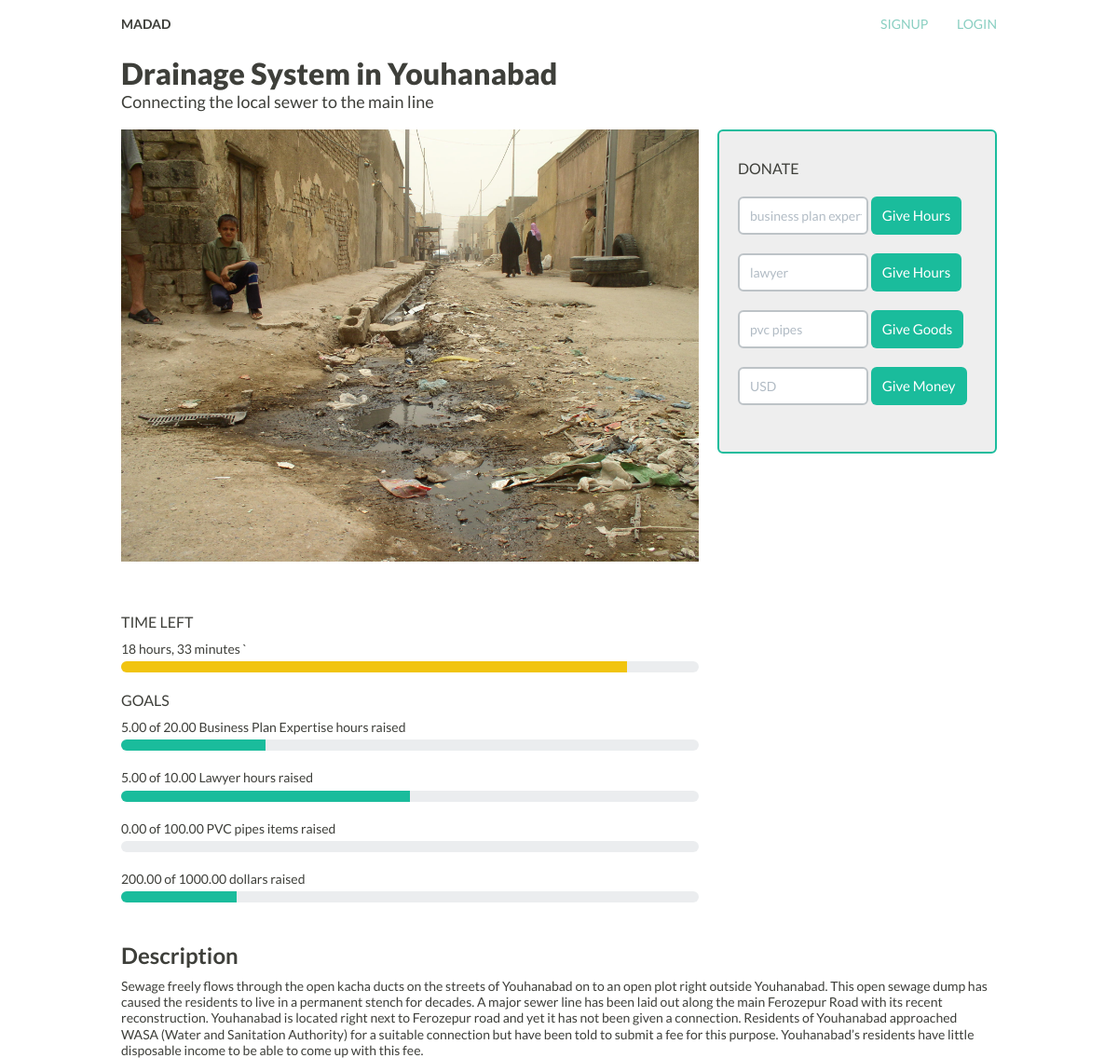
The page /campaign/viewcampaign/dff2d187-c44f-43d6-afac-f4398426e942 on the database its author committed.
### campaign/models.py (models this page shows)
class Campaign(BaseModel):
  name = models.TextField()
  tagline = models.TextField(null=True, blank=True)
  description = models.TextField()
  image = models.ImageField(upload_to='campaign/')
  needs = models.ManyToManyField(Donation, through='Need',
                                 related_name='needed_for')
  start_date = models.DateField()
  end_date = models.DateField()
  user = models.ForeignKey('social.User', related_name='campaigns')

class Need(BaseModel):
  name = models.TextField(null=True, blank=True)
  donation = models.ForeignKey(Donation)
  campaign = models.ForeignKey(Campaign)
  @property
  def remaining(self):
    remaining = self.donation.amount
    for donation in self.campaign.donations.filter(user__isnull=False):
      ignore = False
      for x in ['money', 'hours', 'goods']:
        if not hasattr(self.donation, x + 'donation'):
          continue
        if not hasattr(donation, x + 'donation'):
          ignore = True
      if ignore:
        continue
      remaining -= donation.amount
    return remaining
  @property
  def fulfilled(self):
    return self.donation.amount - self.remaining
  @property
  def fulfilled_percent(self):
    return (self.fulfilled * 100) / self.donation.amount

### payments/models.py (models this page shows, shortened)
class Donation(BaseModel):
  amount = models.DecimalField(max_digits=10, decimal_places=2)
  user = models.ForeignKey('social.User', related_name='donations',
                           null=True, blank=True)
  campaign = models.ForeignKey('campaign.Campaign', related_name='donations')

### campaign/views.py (the view)
# urls.py: url(r'viewcampaign/(?P<campaign_id>[a-zA-Z0-9_\+-]+)$', 'campaign'),
def campaign(request, campaign_id):
  campaign = Campaign.objects.get(hash_id=campaign_id)
  needs = Need.objects.filter(campaign=campaign).all()
  needs_status = {}
  for need in Need.objects.filter(campaign=campaign).all():
    target = need.donation.amount
    needs_status[need] = (need.fulfilled, target , need.fulfilled*100/target)
  time_percentage_elapsed = ((datetime.date.today() - campaign.start_date).total_seconds() * 100)/(campaign.end_date - campaign.start_date).total_seconds()
  return render_to_response(
    'campaign/viewcampaign.html',
    RequestContext(request, {'campaign':campaign,
                             'needs': needs,
                             'needs_status':needs_status,
                             'time_elapsed':time_percentage_elapsed}))

### templates/campaign/viewcampaign.html (shortened to what this page needs)
{% extends "base/base.html" %}
{% load staticfiles %}
{% block css %}
<link href="{% static "css/campaign/viewcampaign.css" %}" rel="stylesheet">
{% endblock %}
{% block container %}
<div class="campaign-name">
 <h1 class="inline" > {{campaign.name}}</h1></br>
 <h4 class="inline"> {{campaign.tagline}} </h4>
</div>
 <div class="row campaign-photo-container">
   <div class="span8"><img class="campaign-photo" src={{campaign.image.url}}></div>
   <div class="span4">
 <div class="hero-unit donate-box">
 	<h5>Donate</h5>
	<form action="campaign/donate">
		{% for need in needs %}
      <div>
  		<input name="{{ need.hash_id }}" type="text" class="span2" style="margin-top:10px"
      {% if need.donation.moneydonation %}
             placeholder="USD">
  		<button type="submit" class="btn btn-primary">Give Money</button>
      {% elif need.donation.hoursdonation %}
             placeholder="{{ need.name|lower }}">
  		<button type="submit" class="btn btn-primary">Give Hours</button>
      {% elif need.donation.goodsdonation %}
             placeholder="{{ need.name|lower }}">
  		<button type="submit" class="btn btn-primary">Give Goods</button>
      {% endif %}
      </div>
		{% endfor %}
	</form>
 </div>
 </div>
 </div>
 <div class="campaign-meta row">
 <div class="span8">
 	<h5>Time left</h5>
  <span>{{ campaign.end_date|timeuntil }}</span>
  `<div class="time-progress progress">
  	{% if time_elapsed > 30 %}
        <div class="bar bar-warning" style="width: {{ time_elapsed }}%;"></div>
    {% elif time_elapsed > 60 %}
    	<div class="bar bar-danger" style="width: {{ time_elapsed }}%;"></div>
    {% else %}
        <div class="bar bar-info" style="width: {{time_elapsed}}%;"></div>
    {% endif %}
   	</div>
   <h5>Goals</h5>
   {% for need in needs %}
   <span ><span id="fa-{{need.hash_id}}">{{ need.fulfilled }}</span> of {{ need.donation.amount }}
     {% if need.donation.moneydonation %}
     dollars
     {% elif need.donation.hoursdonation %}
     {{need.name}} hours
     {% elif need.donation.goodsdonation %}
     {{need.name}}
     items
     {% endif %}
     raised</span>
   <div data-id="{{need.hash_id}}" class="progress need-progress">
     <div class="bar" style="width: {{need.fulfilled_percent}}%;"></div>
   </div>
   {% endfor %}
 </div>
</div>
 	<h3>Description</h3>
 <div>{{campaign.description}}</div>
{% endblock %}

### static/css/base/base.css (style rules this page uses)
body { color: #3e3f3a; }

### static/css/campaign/viewcampaign.css (style rules this page uses)
.campaign-meta { padding-top: 25px; padding-bottom: 15px; }
.inline { display: inline; }
.time-progress { margin-top: 5px; }
.need-progress { margin-top: 5px; }
.donate-box { font-size: 14px; padding: 20px; border: 2px solid #1abc9c }
.campaign-name { margin-top: 25px; }
.campaign-photo-container { text-align: left; padding-top: 20px; padding-bottom: 20px; }

### rows shown on the page
Campaign: name "Drainage System in Youhanabad", tagline "Connecting the local sewer to the main line", image (picture), end_date "18 hours, 33 minutes", description "Sewage freely flows through the open kacha ducts on the streets of Youhanabad on to an open plot right outside Youhanabad. This open sewage dump has caused the residents to live in a permanent stench for decades. A major sewer line has been laid out along the main Ferozepur Road with its recent reconstruction. Youhanabad is located right next to Ferozepur road and yet it has not been given a connection. Residents of Youhanabad approached WASA (Water and Sanitation Authority) for a suitable connection but have been told to submit a fee for this purpose. Youhanabad’s residents have little disposable income to be able to come up with this fee."
Need: name "business plan expertise", fulfilled "5.00", donation.amount "20.00", name "Business Plan Expertise"
Need: name "lawyer", fulfilled "5.00", donation.amount "10.00", name "Lawyer"
Need: name "pvc pipes", fulfilled "0.00", donation.amount "100.00", name "PVC pipes"
Need: shows "Give Money", fulfilled "200.00", donation.amount "1000.00", shows "dollars"
